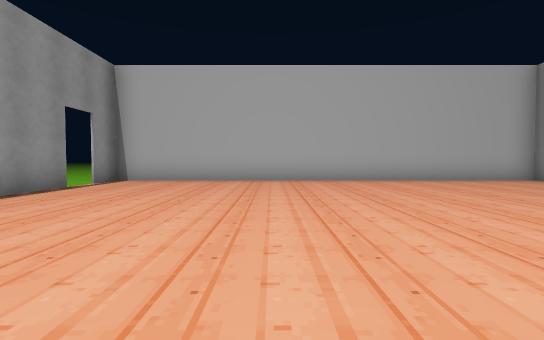
View 1 (above)

16 first-person views from a walk through a scene from a Unity 3-D project. The camera is 1.2 m above the floor, tilts 2° down and sees 85° across. Doors are open. The floor is counted in squares, 2 m on a side. Each view is taken from the middle of a square. On the plan, view 1 faces up. The plan holds only what a view shows up to about 9 squares ahead; the rest is blank. The place goes on beyond the plan. The player character is not drawn. Some surface patterns are stand-ins.

View 2
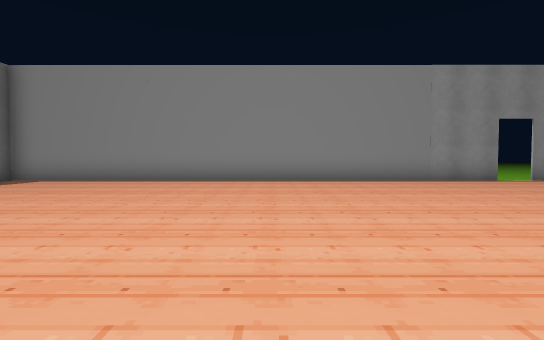

View 3
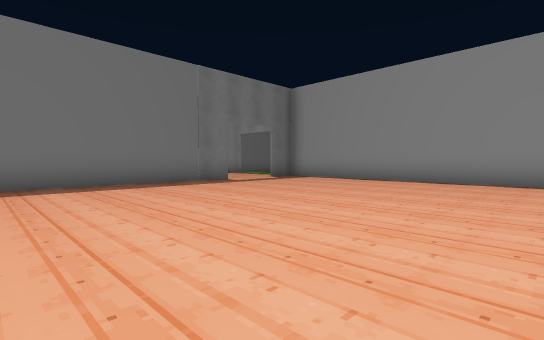

View 4
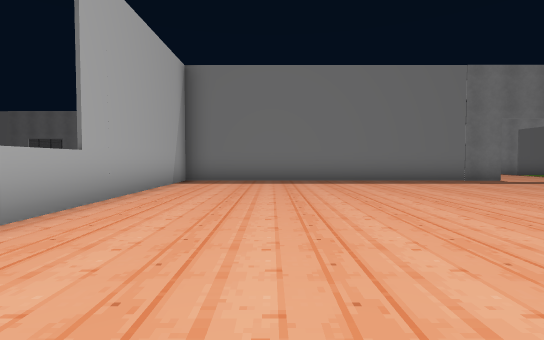

View 5
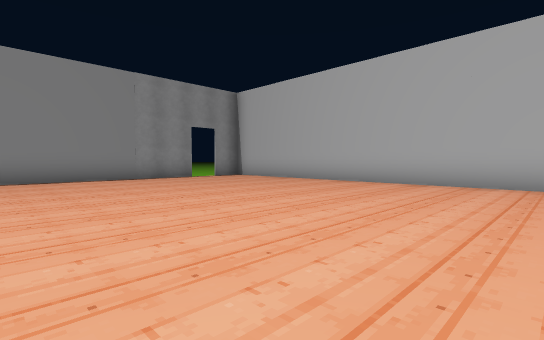

View 6
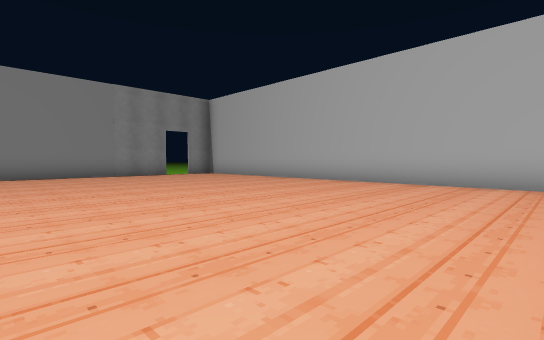

View 7
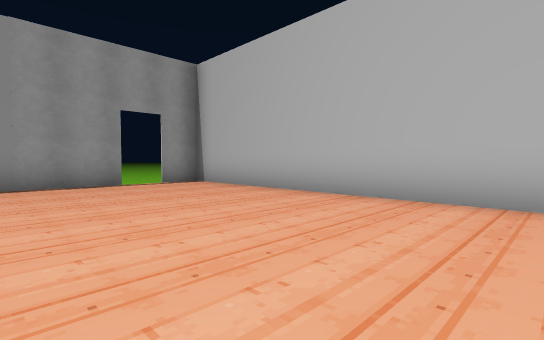

View 8
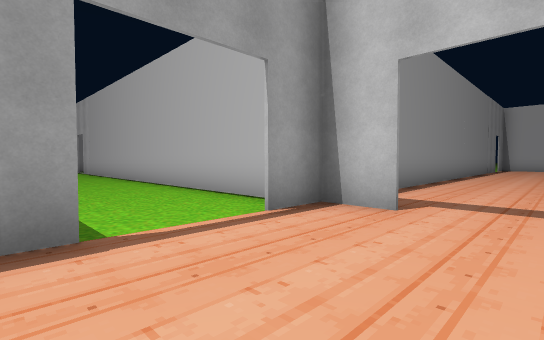

View 9
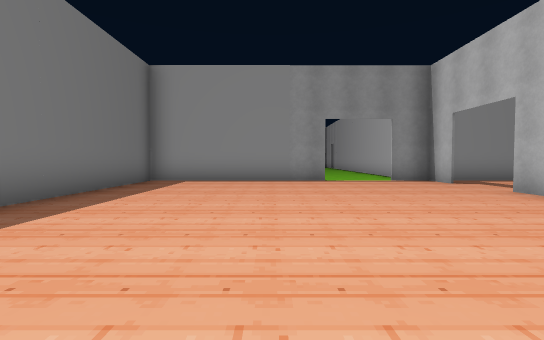

View 10
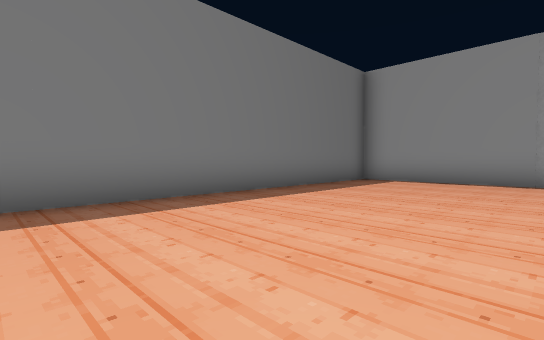

View 11
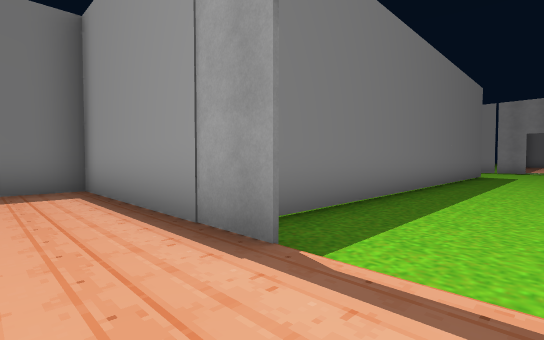

View 12
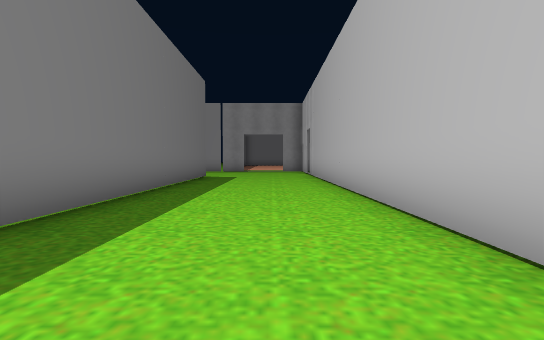

View 13
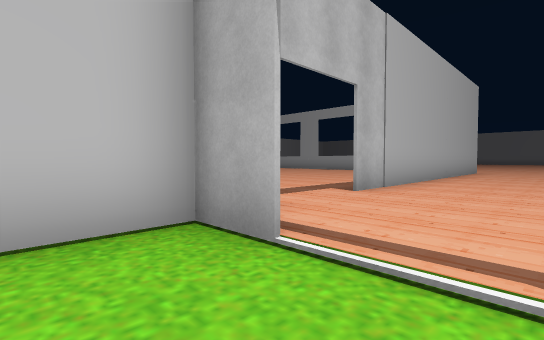

View 14
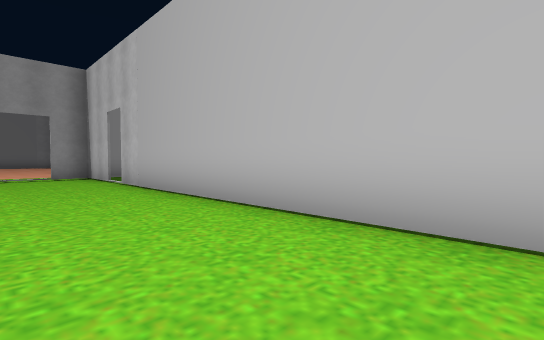

View 15
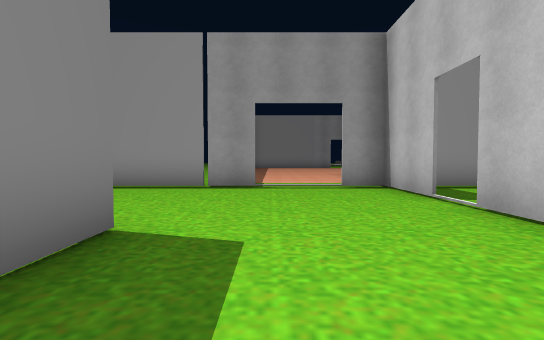

View 16
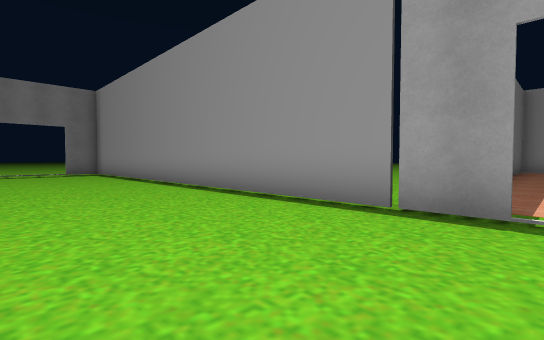

### Floor plan
Key: @ floor where view 1 was taken; # wall or solid block; . main floor; - floor 0.25 m lower than the main floor; D open door.
Columns run from 23 left of view 1 to 8 right of it. Each row starts with its distance up from view 1.
  9                    #############
  8                  --#...........#
  7                  -DD...........
  6                    #...........
  5                    #...........
  4                    #...........
  3                    #...........
  2                    #...........
  1                    #...........
  0                    #...@......
 -1                    #...........
 -2                    #...........#
 -3                    #...........#
 -4                    #...........#
 -5    #               #...........#
 -6   .#-              #...........#
 -7   ###D##############..##########
 -8 .D.#-D-------------#.........
 -9 ..DD---------------..........
-10 ..DD---------------........
-11   ##---############ ........
-12   -#---            #........
-13   -#---            #........
-14   -#---            #........
-15   -#---            #########
-16    #---
-17    #---
-18    #---
-19    #---

Where each view was taken, in squares from view 1:
view 1: 0 up, 0 right, facing up
view 2: 0 up, 4 right, facing left
view 3: 0 up, 4 right, facing down-left
view 4: 1 up, 5 right, facing down
view 5: 1 up, 5 right, facing up-left
view 6: 1 up, 7 right, facing up-left
view 7: 4 up, 3 right, facing up-left
view 8: 11 down, 2 left, facing up-left
view 9: 12 down, 4 right, facing left
view 10: 11 down, 4 right, facing down-left
view 11: 9 down, 3 left, facing down-left
view 12: 9 down, 6 left, facing left
view 13: 10 down, 6 left, facing up-right
view 14: 10 down, 10 left, facing up-left
view 15: 10 down, 14 left, facing left
view 16: 10 down, 17 left, facing down-left
